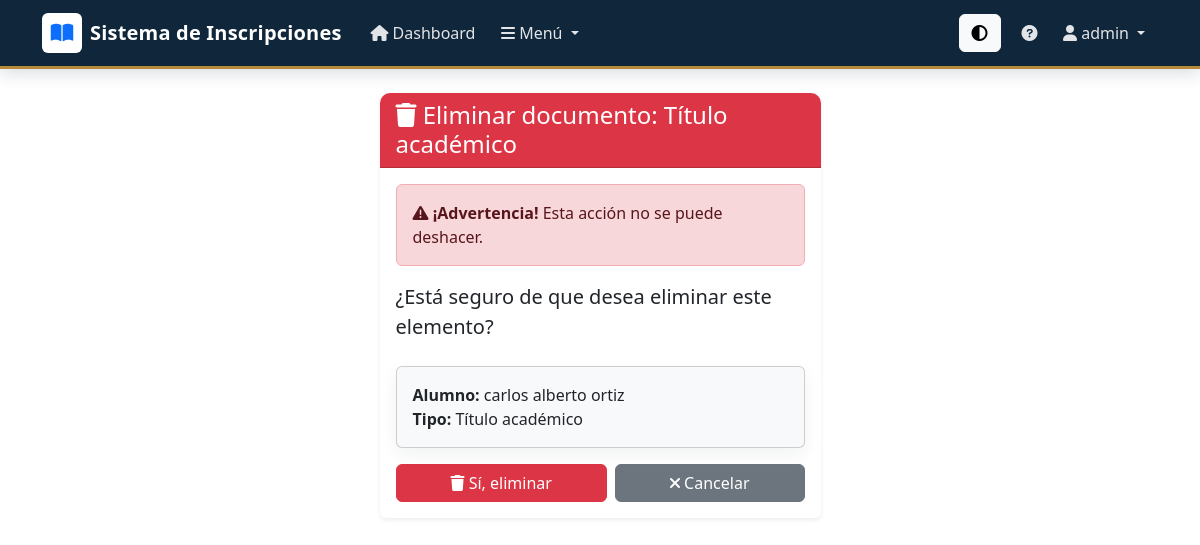
Page /documento/4/eliminar/ (signed in) on the committed database.
### inscripciones/models.py (models this page shows, shortened)
class Documento(models.Model):
    TIPO_DOCUMENTO_CHOICES = [
        ('DNI', 'Documento Nacional de Identidad'),
        ('Título', 'Título académico'),
        ('Certificado', 'Certificado de estudios'),
        ('Analítico', 'Analítico académico'),
        ('Constancia', 'Constancia de inscripción'),
        ('Autorización', 'Autorización judicial'),
        ('Otro', 'Otro documento'),
    ]
    alumno = models.ForeignKey(Alumno, on_delete=models.CASCADE, related_name='documentos', verbose_name='Alumno')
    tipo = models.CharField(max_length=50, choices=TIPO_DOCUMENTO_CHOICES, verbose_name='Tipo de documento')
    descripcion = models.CharField(max_length=200, verbose_name='Descripción')
    archivo = models.FileField(upload_to='documentacion/%Y/%m/', verbose_name='Archivo')
    fecha_subida = models.DateTimeField(auto_now_add=True, verbose_name='Fecha de subida')
    fecha_documento = models.DateField(blank=True, null=True, verbose_name='Fecha del documento')
    observaciones = models.TextField(blank=True, verbose_name='Observaciones')
    class Meta:
        verbose_name = 'Documento'
        verbose_name_plural = 'Documentos'
        ordering = ['-fecha_subida']

class Alumno(models.Model):
    ESTADOS = [
        ('Preinscripto', 'Preinscripto'),
        ('Inscripto', 'Inscripto'),
        ('Baja', 'Baja'),
    ]
    TURNO_CHOICES = [
        ('Mañana', 'Mañana'),
        ('Tarde', 'Tarde'),
        ('Noche', 'Noche'),
    ]
    SITUACION_CHOICES = [
        ('Trabaja', 'Trabaja'),
        ('No trabaja', 'No trabaja'),
        ('Estudia y trabaja', 'Estudia y trabaja'),
    ]
    SITUACION_ACADEMICA_CHOICES = [
        ('Regular', 'Regular'),
        ('Pendiente', 'Pendiente'),
        ('Egresado', 'Egresado'),
    ]
    CONTINUIDAD_CHOICES = [
        ('Continúa', 'Continúa'),
        ('Interrumpió', 'Interrumpió'),
        ('Reincorporado', 'Reincorporado'),
    ]
    dni = models.CharField(max_length=8, unique=True, verbose_name="DNI")
    nombre = models.CharField(max_length=100, verbose_name="Nombre")
    apellido = models.CharField(max_length=100, verbose_name="Apellido")
    fecha_nacimiento = models.DateField(verbose_name="Fecha de nacimiento", blank=True, null=True)
    fecha_inscripcion = models.DateField(verbose_name="Fecha de inscripción", auto_now_add=True)
    año = models.IntegerField(verbose_name="Año", validators=[MinValueValidator(1), MaxValueValidator(6)])
    estado = models.CharField(max_length=50, choices=ESTADOS, default="Preinscripto", verbose_name="Estado")
    carrera = models.CharField(max_length=150, verbose_name="Carrera", blank=True, null=True)
    matricula = models.CharField(max_length=50, verbose_name="Matrícula", blank=True, null=True)
    unidad = models.CharField(max_length=150, verbose_name="Unidad / institución", blank=True, null=True)
    pabellon = models.CharField(max_length=100, verbose_name="Pabellón", blank=True, null=True)
    turno = models.CharField(max_length=20, choices=TURNO_CHOICES, default='Mañana', verbose_name="Turno", blank=True, null=True)
    curso = models.CharField(max_length=100, verbose_name="Curso / División", blank=True, null=True)
    situacion_laboral = models.CharField(max_length=30, choices=SITUACION_CHOICES, default='No trabaja', verbose_name="Situación laboral", blank=True, null=True)
    situacion_academica = models.CharField(max_length=30, choices=SITUACION_ACADEMICA_CHOICES, default='Regular', verbose_name="Situación académica", blank=True, null=True)
    continuidad_estudios = models.CharField(max_length=30, choices=CONTINUIDAD_CHOICES, default='Continúa', verbose_name="Continuidad de estudios", blank=True, null=True)
    recupero_libertad = models.BooleanField(default=False, verbose_name="Recuperó la libertad")
    fecha_recupero_libertad = models.DateField(verbose_name='Fecha de recuperación de libertad', blank=True, null=True)
    telefono = models.CharField(max_length=30, verbose_name="Teléfono", blank=True, null=True)
    email = models.EmailField(verbose_name="Correo electrónico", blank=True, null=True)
    domicilio = models.CharField(max_length=200, verbose_name="Domicilio", blank=True, null=True)
    observaciones = models.TextField(verbose_name="Observaciones", blank=True, null=True)
    estudios_primarios = models.CharField(max_length=200, verbose_name="Estudios primarios", blank=True, null=True)
    estudios_secundarios = models.CharField(max_length=200, verbose_name="Estudios secundarios", blank=True, null=True)
    documento = models.FileField(upload_to='documentacion/', verbose_name='Documentación escaneada', blank=True, null=True)
    creado_en = models.DateTimeField(auto_now_add=True, verbose_name='Creado en')
    actualizado_en = models.DateTimeField(auto_now=True, verbose_name='Actualizado en')
    class Meta:
        verbose_name = 'Alumno'
        verbose_name_plural = 'Alumnos'
        ordering = ['apellido', 'nombre']

### inscripciones/views.py (the view, shortened to what this page needs)
# urls.py: path('documento/<int:documento_id>/eliminar/', views.eliminar_documento, name='eliminar_documento'),
@login_required
def eliminar_documento(request, documento_id):
    documento = get_object_or_404(Documento, id=documento_id)
    alumno = documento.alumno
    return render(request, 'confirmar_eliminacion.html', {
        'objeto': documento,
        'titulo': f'Eliminar documento: {documento.get_tipo_display()}'
    })

### templates/confirmar_eliminacion.html (shortened to what this page needs)
{% extends 'base.html' %}
{% block content %}
<div class="container-fluid">
    <div class="row justify-content-center">
        <div class="col-lg-5">
            <div class="card shadow-sm border-0">
                <div class="card-header bg-danger text-white">
                    <h1 class="h4 mb-0"><i class="fas fa-trash"></i> {{ titulo }}</h1>
                </div>
                <div class="card-body">
                    <div class="alert alert-danger" role="alert">
                        <i class="fas fa-exclamation-triangle"></i>
                        <strong>¡Advertencia!</strong> Esta acción no se puede deshacer.
                    </div>
                    <p class="lead mb-4">
                        ¿Está seguro de que desea eliminar este elemento?
                    </p>
                    {% if objeto.alumno %}
                    <div class="card mb-3 bg-light">
                        <div class="card-body">
                            <p class="mb-0">
                                <strong>Alumno:</strong> {{ objeto.alumno.nombre }} {{ objeto.alumno.apellido }}<br>
                                <strong>Tipo:</strong> {{ objeto.get_tipo_display }}
                            </p>
                        </div>
                    </div>
                    {% endif %}
                    <form method="post" class="d-flex gap-2">
                        <button type="submit" class="btn btn-danger flex-grow-1">
                            <i class="fas fa-trash"></i> Sí, eliminar
                        </button>
                        <a href="{% url 'detalle_alumno' objeto.alumno.id %}" class="btn btn-secondary flex-grow-1">
                            <i class="fas fa-times"></i> Cancelar
                        </a>
                    </form>
                </div>
            </div>
        </div>
    </div>
</div>
{% endblock %}

### templates/base.html (shortened to what this page needs)
<!DOCTYPE html>
<html lang="es">
<head>
    {% load static %}
    <link rel="stylesheet" href="{% static 'css/base.css' %}">
    <link href="https://cdn.jsdelivr.net/npm/bootstrap@5.3.0/dist/css/bootstrap.min.css" rel="stylesheet">
    <link href="https://cdnjs.cloudflare.com/ajax/libs/font-awesome/6.0.0/css/all.min.css" rel="stylesheet">
</head>
<body>
    <nav class="navbar navbar-expand-lg navbar-dark">
        <div class="container">
            <a class="navbar-brand d-flex align-items-center gap-2" href="/">
                <div class="d-flex align-items-center justify-content-center bg-white rounded-2 px-2 py-1 brand-mark">
                    <i class="fas fa-book-open text-primary"></i>
                </div>
                <span>Sistema de Inscripciones</span>
            </a>
            <div class="collapse navbar-collapse" id="navbarNav">
                <ul class="navbar-nav me-auto">
                    {% if user.is_authenticated %}
                        <li class="nav-item">
                            <a class="nav-link" href="{% url 'dashboard' %}">
                                <i class="fas fa-home"></i> Dashboard
                            </a>
                        </li>
                        <li class="nav-item dropdown">
                            <a class="nav-link dropdown-toggle" href="#" id="menuDropdown" role="button" data-bs-toggle="dropdown">
                                <i class="fas fa-bars"></i> Menú
                            </a>
                        </li>
                    {% else %}
                        <li class="nav-item">
                            <a class="nav-link" href="{% url 'login' %}">
                                <i class="fas fa-sign-in-alt"></i> Iniciar Sesión
                            </a>
                        </li>
                    {% endif %}
                </ul>
                <ul class="navbar-nav align-items-center">
                    <li class="nav-item me-2">
                        <button id="theme-toggle" class="btn btn-light" title="Cambiar Tema">
                            <i class="fas fa-adjust"></i>
                        </button>
                    </li>
                    {% if user.is_authenticated %}
                        <li class="nav-item">
                            <a class="nav-link" href="{% url 'ayuda' %}" title="Ayuda">
                                <i class="fas fa-question-circle"></i>
                            </a>
                        </li>
                        <li class="nav-item dropdown">
                            <a class="nav-link dropdown-toggle" href="#" id="userDropdown" role="button" data-bs-toggle="dropdown">
                                <i class="fas fa-user"></i> {{ user.username }}
                            </a>
                        </li>
                    {% endif %}
                </ul>
            </div>
        </div>
    </nav>
    <div class="container mt-4 mb-4">
        {% block content %}{% endblock %}
    </div>
</body>
</html>

### inscripciones/static/css/base.css (style rules this page uses)
:root { --primary: #17324d; --primary-strong: #10263b; --primary-soft: #eaf0f5; --accent: #b68a3a; --success: #2f6f5e; --warning: #b68a3a; --danger: #a54848; --ink: #1d2935; --muted: #687583; --surface: #ffffff; --surface-alt: #f4f6f8; --border: #dce2e8; }
* { box-sizing: border-box; }
body { background: #f4f6f8; color: var(--ink); font-family: "Segoe UI", Arial, sans-serif; line-height: 1.5; }
.navbar { background: var(--primary-strong); box-shadow: 0 4px 16px rgba(16, 38, 59, 0.16); border-bottom: 3px solid var(--accent); }
.navbar-brand { font-weight: 700; letter-spacing: 0.01em; }
.nav-link { font-weight: 500; color: rgba(255, 255, 255, 0.88) !important; padding: 0.65rem 0.8rem !important; }
.btn { border-radius: 8px; font-weight: 600; padding: 0.65rem 1rem; transition: transform 0.15s ease, box-shadow 0.15s ease, background-color 0.15s ease; }
.card { border: 1px solid var(--border); border-radius: 10px; box-shadow: 0 6px 18px rgba(16, 38, 59, 0.06); background: var(--surface); }
.card-header { border-bottom: 1px solid rgba(255, 255, 255, 0.16); border-radius: 10px 10px 0 0 !important; padding: 1rem 1.2rem; }
.brand-mark { width: 40px; height: 40px; }

### rows in the picture
Documento: alumno.nombre "carlos alberto", alumno.apellido "ortiz", tipo "Título académico"

### other values in the picture
{{ user.username }} "admin"
{{ titulo }} "Eliminar documento: Título académico"
